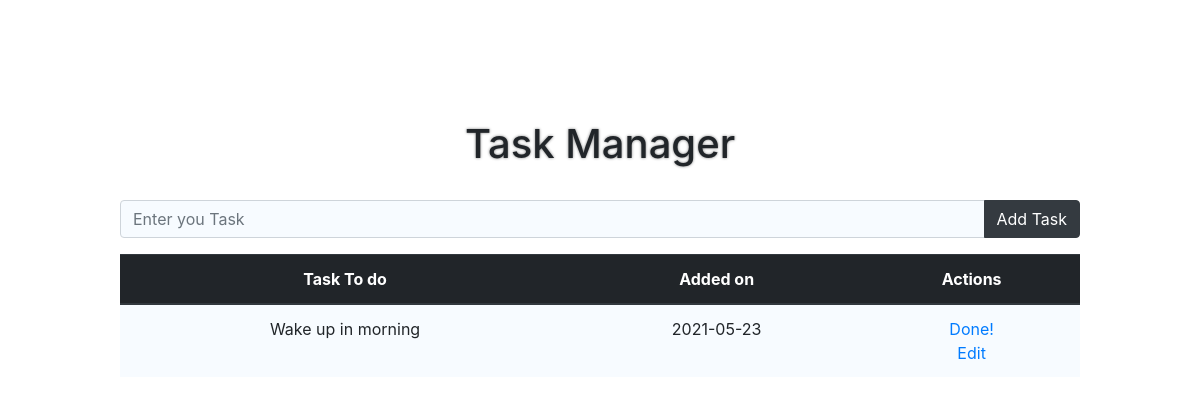
Page / (signed in) on the earlier database version.
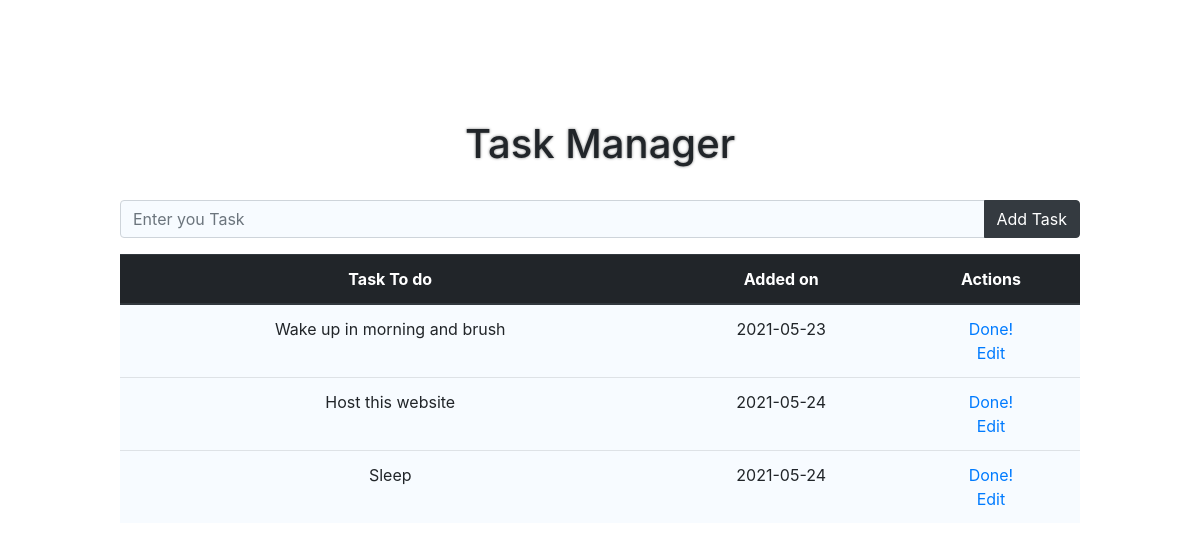
Same page on the later database version.
### app.py (models this page shows, shortened)
class Todo(db.Model):
    id = db.Column(db.Integer, primary_key=True)
    user_id = db.Column(db.Integer)
    content = db.Column(db.String(300), nullable=False)
    date_created = db.Column(db.DateTime, default=datetime.utcnow)

### app.py (the view)
@app.route('/', methods=['POST', 'GET'])
def home():
    if g.user:
        if request.method == 'POST':
            task_content = request.form['content']
            new_task = Todo(content=task_content, user_id=g.user.id)
            try:
                db.session.add(new_task)
                db.session.commit()
                return redirect('/')
            except:
                return "There was a problem while adding Your Task"
        else:
            tasks = Todo.query.filter_by(
                user_id=g.user.id).order_by(Todo.date_created)
            return render_template("index.html", tasks=tasks)
    else:
        flash("You need to Login First")
        return redirect('/login')

### app.py (called while the page is built)
@app.before_request
def before_request():
    g.user = None
    if 'user' in session:
        user = Users.query.filter_by(id=session['user']).first()
        g.user = user

### templates/index.html (shortened to what this page needs)
{% extends 'base.html' %}
{% block content %}
<h1>Task Manager</h1>
<br>
<form method="POST", action="/">
    <div class="input-group mb-3">
        <input type="text" class="form-control" placeholder="Enter you Task" aria-label="Task" aria-describedby="basic-addon2" name="content">
        <div class="input-group-append">
            <button class="btn btn-dark" type="submit">Add Task</button>
        </div>
    </div>
</form>
    <table class="table">
        <thead class="thead-dark">
        <tr>
            <th>Task To do</th>
            <th>Added on</th>
            <th>Actions</th>
        </tr>
        </thead>
        {% for task in tasks %}
        <tr>
            <td>{{ task.content }}</td>
            <td>{{ task.date_created.date() }}</td>
            <td>
                <a href="/delete/{{task.id}}">Done!</a>
                <br>
                <a href="/update/{{task.id}}">Edit</a>
            </td>
        </tr>
        {% endfor %}
    </table>
    <p><br></p>
{% endblock %}

### templates/base.html (shortened to what this page needs)
<!DOCTYPE html>
<html lang="en">
<head>
    <link rel="stylesheet" href="https://maxcdn.bootstrapcdn.com/bootstrap/4.0.0/css/bootstrap.min.css">
    <link rel="stylesheet" href="{{ url_for('static',filename='css/main.css') }}">
</head>
<body style="background-image: url(https://images.pexels.com/photos/5717479/pexels-photo-5717479.jpeg?auto=compress&cs=tinysrgb&dpr=2&h=650&w=940);
background-repeat: no-repeat;
background-size:auto;">
    {% block content %} {% endblock %}
</body>
</html>

### static/css/main.css (style rules this page uses)
body { text-align: center; margin: 10%; }
a { margin: 4px; }
h1 { text-shadow: 0 0 3px grey; }
.table { background: rgb(240, 248, 255, 0.5); }
.form-control { background: rgb(240, 248, 255, 0.5); }

Differences in the rows shown:
changed Todo: content "Wake up in morning" → "Wake up in morning and brush"
added Todo: content "Host this website", date_created "2021-05-24"
added Todo: content "Sleep", date_created "2021-05-24"
